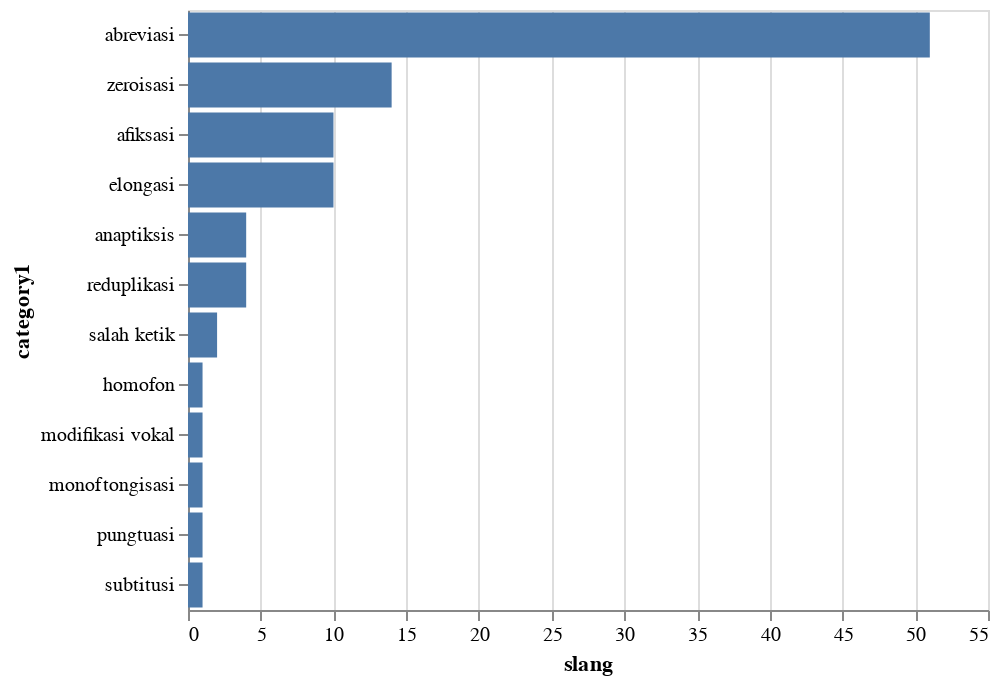

The notebook cell saved with this chart:
### Code cell
agg_all = df_wt_prediction.groupby(
    'category1'
).agg('count')['slang'].reset_index()
alt.Chart(agg_all).mark_bar().encode(
    x='slang',
    y=alt.Y(
        'category1',
        sort=alt.EncodingSortField(
            field='slang',
            op='sum',
            order='descending'
        )
    )
)

### Figure 1 — Vega-Lite specification as saved in the notebook (floating-point values rounded to 4 significant figures)
{"$schema": "https://vega.github.io/schema/vega-lite/v2.6.0.json", "config": {"view": {"height": 300, "width": 400}}, "data": {"name": "data-63a12db11e35c749a442ef4dc8923ad2"}, "datasets": {"data-63a12db11e35c749a442ef4dc8923ad2": [{"category1": "abreviasi", "slang": 51}, {"category1": "afiksasi", "slang": 10}, {"category1": "anaptiksis", "slang": 4}, {"category1": "elongasi", "slang": 10}, {"category1": "homofon", "slang": 1}, {"category1": "modifikasi vokal", "slang": 1}, {"category1": "monoftongisasi", "slang": 1}, {"category1": "pungtuasi", "slang": 1}, {"category1": "reduplikasi", "slang": 4}, {"category1": "salah ketik", "slang": 2}, {"category1": "subtitusi", "slang": 1}, {"category1": "zeroisasi", "slang": 14}]}, "encoding": {"x": {"field": "slang", "type": "quantitative"}, "y": {"field": "category1", "sort": {"field": "slang", "op": "sum", "order": "descending"}, "type": "nominal"}}, "mark": "bar"}
